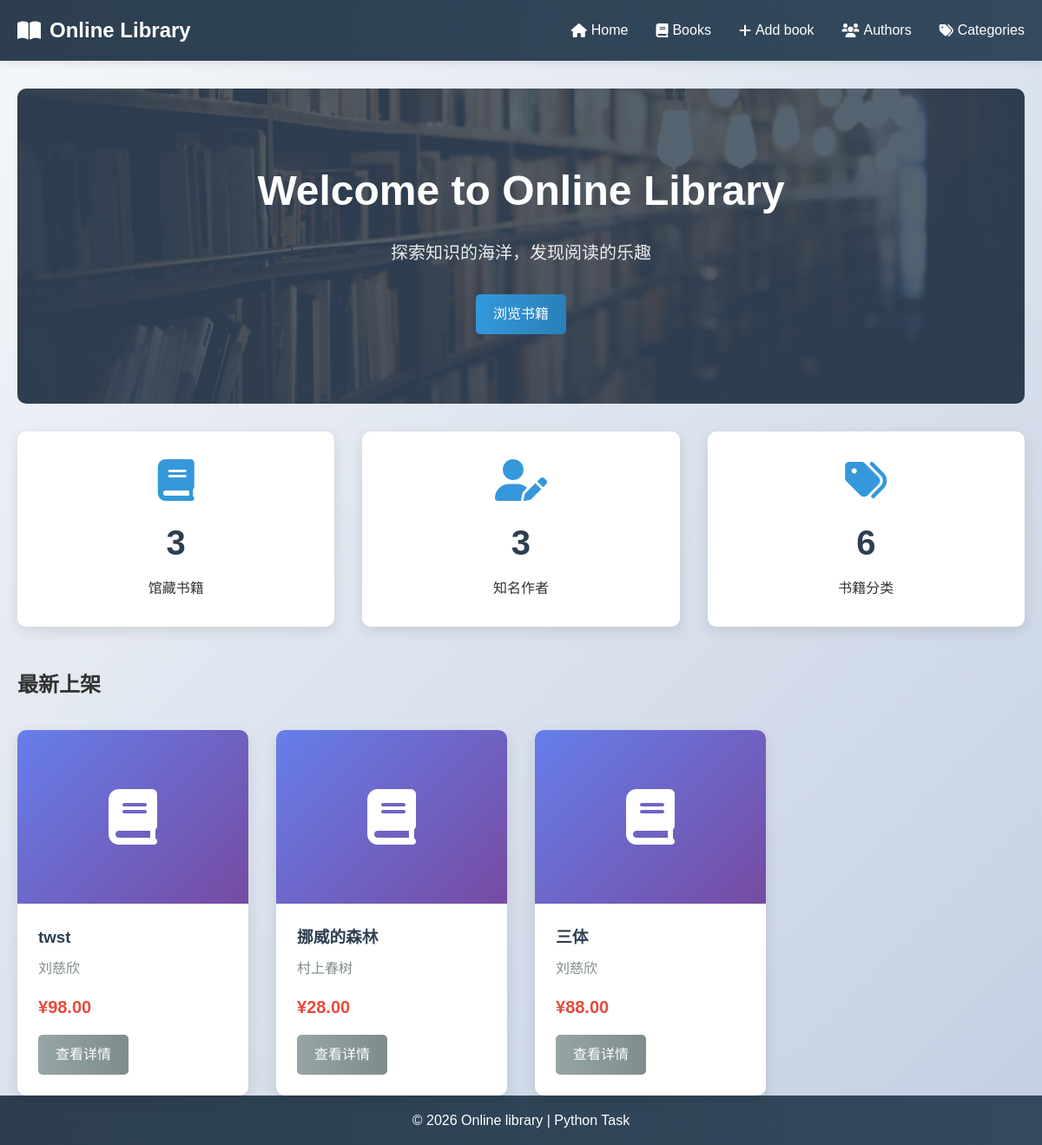
The page / on the database its author committed.
### models.py (models this page shows, shortened)
class Book(db.Model):
    id = db.Column(db.Integer, primary_key=True)
    title = db.Column(db.String(200), nullable=False)
    isbn = db.Column(db.String(13), unique=True, nullable=False)
    publication_year = db.Column(db.Integer)
    pages = db.Column(db.Integer)
    price = db.Column(db.Float)
    available = db.Column(db.Boolean, default=True)
    description = db.Column(db.Text)
    added_date = db.Column(db.DateTime, default=datetime.utcnow)
    author_id = db.Column(db.Integer, db.ForeignKey('author.id'), nullable=False)
    book_info = db.relationship('BookInfo', backref='book', uselist=False, cascade='all, delete-orphan')
    categories = db.relationship('Category', secondary=book_category, backref=db.backref('books', lazy='dynamic'))

class Author(db.Model):
    id = db.Column(db.Integer, primary_key=True)
    name = db.Column(db.String(100), nullable=False)
    birth_date = db.Column(db.Date)
    country = db.Column(db.String(50))
    is_active = db.Column(db.Boolean, default=True)
    biography = db.Column(db.Text)
    books = db.relationship('Book', backref='author', lazy=True)

### app.py (the view)
@app.route('/')
def index():
    total_books = Book.query.count()
    total_authors = Author.query.count()
    total_categories = Category.query.count()
    recent_books = Book.query.order_by(Book.added_date.desc()).limit(3).all()
    return render_template('index.html', total_books=total_books,
                          total_authors=total_authors,
                          total_categories=total_categories,
                          recent_books=recent_books)

### templates/index.html (shortened to what this page needs)
{% extends "base.html" %}
{% block content %}
<section class="hero">
    <div class="hero-content">
        <h1>Welcome to Online Library</h1>
        <p>探索知识的海洋，发现阅读的乐趣</p>
        <a href="{{ url_for('books') }}" class="btn btn-primary">浏览书籍</a>
    </div>
</section>
<section class="stats">
    <div class="stat-card">
        <i class="fas fa-book"></i>
        <h3>{{ total_books }}</h3>
        <p>馆藏书籍</p>
    </div>
    <div class="stat-card">
        <i class="fas fa-user-edit"></i>
        <h3>{{ total_authors }}</h3>
        <p>知名作者</p>
    </div>
    <div class="stat-card">
        <i class="fas fa-tags"></i>
        <h3>{{ total_categories }}</h3>
        <p>书籍分类</p>
    </div>
</section>
<section class="recent-books">
    <h2>最新上架</h2>
    <div class="books-grid">
        {% for book in recent_books %}
        <div class="book-card">
            <div class="book-cover">
                <i class="fas fa-book"></i>
            </div>
            <div class="book-info">
                <h3>{{ book.title }}</h3>
                <p class="author">{{ book.author.name }}</p>
                <p class="price">¥{{ "%.2f"|format(book.price) }}</p>
                <a href="{{ url_for('book_detail', book_id=book.id) }}" class="btn btn-secondary">查看详情</a>
            </div>
        </div>
        {% endfor %}
    </div>
</section>
{% endblock %}

### static/css/style.css (style rules this page uses)
* { margin: 0; padding: 0; box-sizing: border-box; }
body { font-family: 'Noto Sans SC', sans-serif; line-height: 1.6; color: #333; background: linear-gradient(135deg, #f5f7fa 0%, #c3cfe2 100%); min-height: 100vh; }
.btn { display: inline-block; padding: 10px 20px; border: none; border-radius: 5px; text-decoration: none; font-weight: 500; cursor: pointer; transition: all 0.3s ease; font-family: inherit; font-size: 1rem; }
.btn-primary { background: linear-gradient(90deg, #3498db 0%, #2980b9 100%); color: white; }
.btn-secondary { background: linear-gradient(90deg, #95a5a6 0%, #7f8c8d 100%); color: white; }
.hero { background: linear-gradient(rgba(44, 62, 80, 0.8), rgba(44, 62, 80, 0.8)), url('../img/image.png') center/cover; color: white; text-align: center; padding: 5rem 0; border-radius: 10px; margin-top: 2rem; margin-bottom: 2rem; }
.hero-content h1 { font-size: 3rem; margin-bottom: 1rem; }
.hero-content p { font-size: 1.25rem; margin-bottom: 2rem; opacity: 0.9; }
.stats { display: grid; grid-template-columns: repeat(auto-fit, minmax(200px, 1fr)); gap: 2rem; margin-bottom: 3rem; }
.stat-card { background: white; padding: 2rem; border-radius: 10px; text-align: center; box-shadow: 0 5px 15px rgba(0, 0, 0, 0.1); transition: transform 0.3s ease; }
.stat-card i { font-size: 3rem; color: #3498db; margin-bottom: 1rem; }
.stat-card h3 { font-size: 2.5rem; margin-bottom: 0.5rem; color: #2c3e50; }
.books-grid { display: grid; grid-template-columns: repeat(auto-fill, minmax(250px, 1fr)); gap: 2rem; margin-top: 2rem; }
.book-card { background: white; border-radius: 10px; overflow: hidden; box-shadow: 0 5px 15px rgba(0, 0, 0, 0.1); transition: transform 0.3s ease; }
.book-cover { background: linear-gradient(135deg, #667eea 0%, #764ba2 100%); height: 200px; display: flex; align-items: center; justify-content: center; color: white; font-size: 4rem; }
.book-info { padding: 1.5rem; }
.book-info h3 { margin-bottom: 0.5rem; color: #2c3e50; }
.book-info .author { color: #7f8c8d; margin-bottom: 1rem; }
.book-info .price { font-size: 1.25rem; font-weight: 700; color: #e74c3c; margin-bottom: 1rem; }

### rows shown on the page
Book: title "twst", author.name "刘慈欣", price "98.00"
Book: title "挪威的森林", author.name "村上春树", price "28.00"
Book: title "三体", author.name "刘慈欣", price "88.00"

### other values the page prints
{{ total_books }} "3"
{{ total_authors }} "3"
{{ total_categories }} "6"
